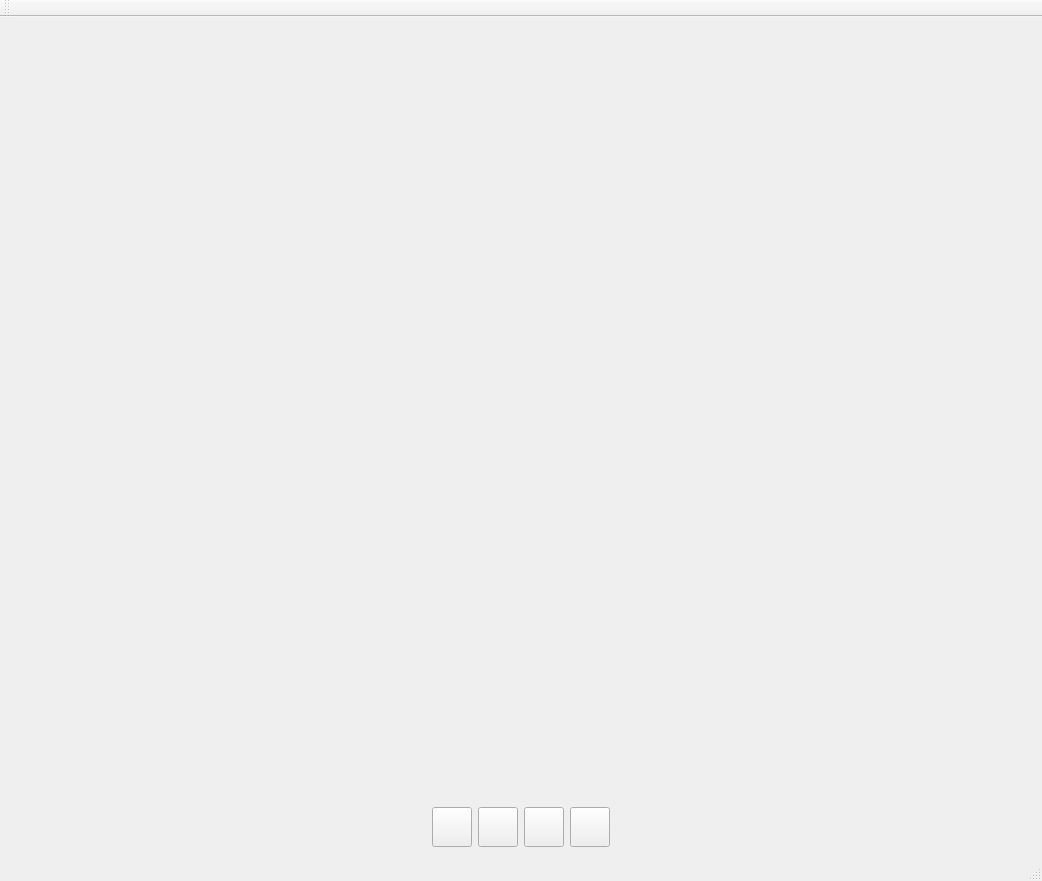
<?xml version="1.0" encoding="UTF-8"?>
<ui version="4.0">
 <class>VLCPlayerClass</class>
 <widget class="QMainWindow" name="VLCPlayerClass">
  <property name="geometry">
   <rect>
    <x>0</x>
    <y>0</y>
    <width>1042</width>
    <height>881</height>
   </rect>
  </property>
  <property name="windowTitle">
   <string>VLCPlayer</string>
  </property>
  <widget class="QWidget" name="centralWidget">
   <layout class="QGridLayout" name="gridLayout">
    <item row="1" column="0" colspan="2">
     <widget class="QWidget" name="widget" native="true">
      <property name="minimumSize">
       <size>
        <width>0</width>
        <height>41</height>
       </size>
      </property>
      <property name="maximumSize">
       <size>
        <width>16777215</width>
        <height>41</height>
       </size>
      </property>
      <layout class="QHBoxLayout" name="horizontalLayout">
       <property name="leftMargin">
        <number>0</number>
       </property>
       <property name="topMargin">
        <number>0</number>
       </property>
       <property name="rightMargin">
        <number>0</number>
       </property>
       <property name="bottomMargin">
        <number>0</number>
       </property>
       <item>
        <spacer name="horizontalSpacer_2">
         <property name="orientation">
          <enum>Qt::Horizontal</enum>
         </property>
         <property name="sizeHint" stdset="0">
          <size>
           <width>403</width>
           <height>20</height>
          </size>
         </property>
        </spacer>
       </item>
       <item>
        <widget class="QPushButton" name="replay">
         <property name="sizePolicy">
          <sizepolicy hsizetype="Minimum" vsizetype="Fixed">
           <horstretch>0</horstretch>
           <verstretch>0</verstretch>
          </sizepolicy>
         </property>
         <property name="minimumSize">
          <size>
           <width>40</width>
           <height>40</height>
          </size>
         </property>
         <property name="maximumSize">
          <size>
           <width>40</width>
           <height>40</height>
          </size>
         </property>
         <property name="sizeIncrement">
          <size>
           <width>0</width>
           <height>0</height>
          </size>
         </property>
         <property name="font">
          <font>
           <family>微软雅黑</family>
           <weight>75</weight>
           <bold>true</bold>
          </font>
         </property>
         <property name="toolTip">
          <string>Playback</string>
         </property>
         <property name="styleSheet">
          <string notr="true"/>
         </property>
         <property name="text">
          <string/>
         </property>
         <property name="icon">
          <iconset resource="vlcplayer.qrc">
           <normaloff>:/Resources/playback.png</normaloff>:/Resources/playback.png</iconset>
         </property>
         <property name="iconSize">
          <size>
           <width>20</width>
           <height>20</height>
          </size>
         </property>
        </widget>
       </item>
       <item>
        <widget class="QPushButton" name="play">
         <property name="sizePolicy">
          <sizepolicy hsizetype="Preferred" vsizetype="Fixed">
           <horstretch>0</horstretch>
           <verstretch>0</verstretch>
          </sizepolicy>
         </property>
         <property name="minimumSize">
          <size>
           <width>40</width>
           <height>40</height>
          </size>
         </property>
         <property name="maximumSize">
          <size>
           <width>40</width>
           <height>40</height>
          </size>
         </property>
         <property name="font">
          <font>
           <family>微软雅黑</family>
           <weight>75</weight>
           <bold>true</bold>
          </font>
         </property>
         <property name="toolTip">
          <string>Play</string>
         </property>
         <property name="text">
          <string/>
         </property>
         <property name="icon">
          <iconset resource="vlcplayer.qrc">
           <normaloff>:/Resources/play.png</normaloff>:/Resources/play.png</iconset>
         </property>
         <property name="iconSize">
          <size>
           <width>20</width>
           <height>20</height>
          </size>
         </property>
        </widget>
       </item>
       <item>
        <widget class="QPushButton" name="stop">
         <property name="minimumSize">
          <size>
           <width>40</width>
           <height>40</height>
          </size>
         </property>
         <property name="maximumSize">
          <size>
           <width>40</width>
           <height>40</height>
          </size>
         </property>
         <property name="font">
          <font>
           <family>微软雅黑</family>
           <weight>75</weight>
           <bold>true</bold>
          </font>
         </property>
         <property name="toolTip">
          <string>Stop</string>
         </property>
         <property name="text">
          <string/>
         </property>
         <property name="icon">
          <iconset resource="vlcplayer.qrc">
           <normaloff>:/Resources/stop.png</normaloff>:/Resources/stop.png</iconset>
         </property>
         <property name="iconSize">
          <size>
           <width>20</width>
           <height>20</height>
          </size>
         </property>
        </widget>
       </item>
       <item>
        <widget class="QPushButton" name="record">
         <property name="minimumSize">
          <size>
           <width>40</width>
           <height>40</height>
          </size>
         </property>
         <property name="maximumSize">
          <size>
           <width>40</width>
           <height>40</height>
          </size>
         </property>
         <property name="font">
          <font>
           <family>微软雅黑</family>
           <weight>75</weight>
           <bold>true</bold>
          </font>
         </property>
         <property name="toolTip">
          <string>Record</string>
         </property>
         <property name="text">
          <string/>
         </property>
         <property name="icon">
          <iconset resource="vlcplayer.qrc">
           <normaloff>:/Resources/record.png</normaloff>:/Resources/record.png</iconset>
         </property>
         <property name="iconSize">
          <size>
           <width>20</width>
           <height>20</height>
          </size>
         </property>
        </widget>
       </item>
       <item>
        <spacer name="horizontalSpacer">
         <property name="orientation">
          <enum>Qt::Horizontal</enum>
         </property>
         <property name="sizeHint" stdset="0">
          <size>
           <width>403</width>
           <height>20</height>
          </size>
         </property>
        </spacer>
       </item>
      </layout>
     </widget>
    </item>
    <item row="0" column="0" colspan="2">
     <widget class="QWidget" name="container" native="true"/>
    </item>
   </layout>
  </widget>
  <widget class="QMenuBar" name="menuBar">
   <property name="geometry">
    <rect>
     <x>0</x>
     <y>0</y>
     <width>1042</width>
     <height>21</height>
    </rect>
   </property>
  </widget>
  <widget class="QToolBar" name="mainToolBar">
   <attribute name="toolBarArea">
    <enum>TopToolBarArea</enum>
   </attribute>
   <attribute name="toolBarBreak">
    <bool>false</bool>
   </attribute>
  </widget>
  <widget class="QStatusBar" name="statusBar"/>
 </widget>
 <layoutdefault spacing="6" margin="11"/>
 <resources>
  <include location="vlcplayer.qrc"/>
 </resources>
 <connections/>
</ui>
